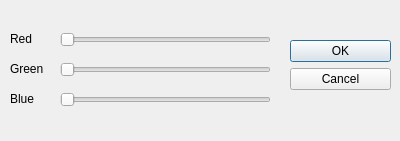
<?xml version="1.0" encoding="UTF-8"?>
<ui version="4.0">
 <class>ColorDialog</class>
 <widget class="QDialog" name="ColorDialog">
  <property name="geometry">
   <rect>
    <x>0</x>
    <y>0</y>
    <width>400</width>
    <height>141</height>
   </rect>
  </property>
  <property name="windowTitle">
   <string>Color Selection</string>
  </property>
  <widget class="QDialogButtonBox" name="buttonBox">
   <property name="geometry">
    <rect>
     <x>290</x>
     <y>40</y>
     <width>101</width>
     <height>221</height>
    </rect>
   </property>
   <property name="orientation">
    <enum>Qt::Vertical</enum>
   </property>
   <property name="standardButtons">
    <set>QDialogButtonBox::Cancel|QDialogButtonBox::Ok</set>
   </property>
  </widget>
  <widget class="QSlider" name="RSlider">
   <property name="geometry">
    <rect>
     <x>60</x>
     <y>30</y>
     <width>211</width>
     <height>20</height>
    </rect>
   </property>
   <property name="orientation">
    <enum>Qt::Horizontal</enum>
   </property>
  </widget>
  <widget class="QLabel" name="label">
   <property name="geometry">
    <rect>
     <x>10</x>
     <y>30</y>
     <width>31</width>
     <height>18</height>
    </rect>
   </property>
   <property name="text">
    <string>Red</string>
   </property>
  </widget>
  <widget class="QLabel" name="label_2">
   <property name="geometry">
    <rect>
     <x>10</x>
     <y>60</y>
     <width>41</width>
     <height>18</height>
    </rect>
   </property>
   <property name="text">
    <string>Green</string>
   </property>
  </widget>
  <widget class="QLabel" name="label_3">
   <property name="geometry">
    <rect>
     <x>10</x>
     <y>90</y>
     <width>41</width>
     <height>18</height>
    </rect>
   </property>
   <property name="text">
    <string>Blue</string>
   </property>
  </widget>
  <widget class="QSlider" name="GSlider">
   <property name="geometry">
    <rect>
     <x>60</x>
     <y>60</y>
     <width>211</width>
     <height>20</height>
    </rect>
   </property>
   <property name="orientation">
    <enum>Qt::Horizontal</enum>
   </property>
  </widget>
  <widget class="QSlider" name="BSlider">
   <property name="geometry">
    <rect>
     <x>60</x>
     <y>90</y>
     <width>211</width>
     <height>20</height>
    </rect>
   </property>
   <property name="orientation">
    <enum>Qt::Horizontal</enum>
   </property>
  </widget>
 </widget>
 <resources/>
 <connections>
  <connection>
   <sender>buttonBox</sender>
   <signal>accepted()</signal>
   <receiver>ColorDialog</receiver>
   <slot>accept()</slot>
   <hints>
    <hint type="sourcelabel">
     <x>248</x>
     <y>254</y>
    </hint>
    <hint type="destinationlabel">
     <x>157</x>
     <y>274</y>
    </hint>
   </hints>
  </connection>
  <connection>
   <sender>buttonBox</sender>
   <signal>rejected()</signal>
   <receiver>ColorDialog</receiver>
   <slot>reject()</slot>
   <hints>
    <hint type="sourcelabel">
     <x>316</x>
     <y>260</y>
    </hint>
    <hint type="destinationlabel">
     <x>286</x>
     <y>274</y>
    </hint>
   </hints>
  </connection>
 </connections>
</ui>
